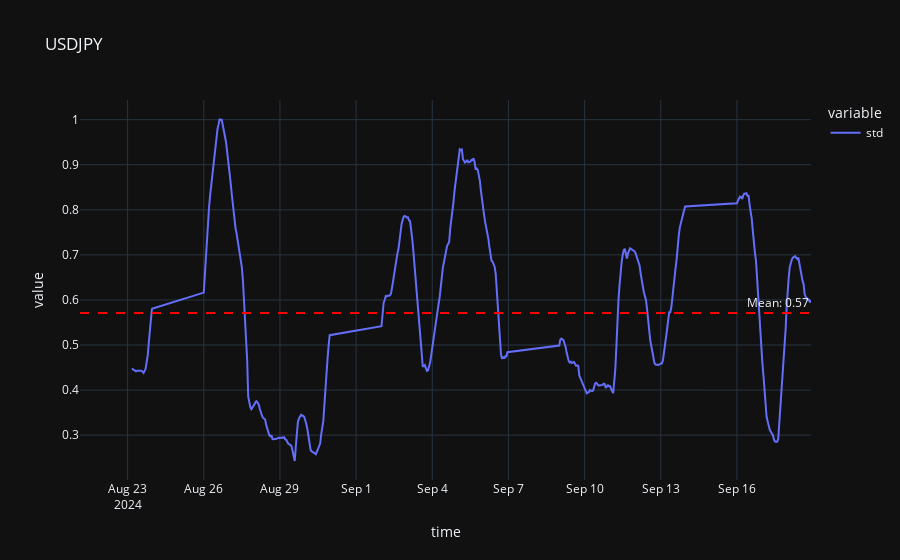
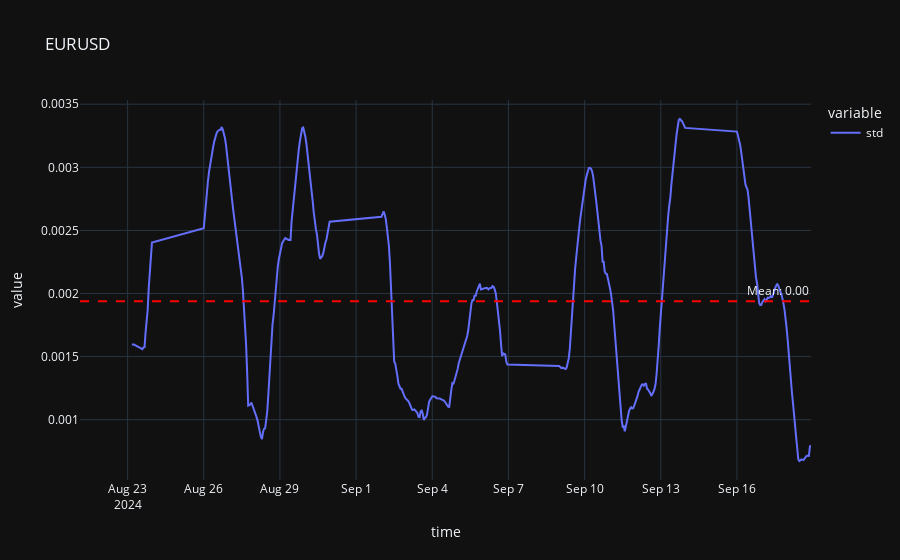
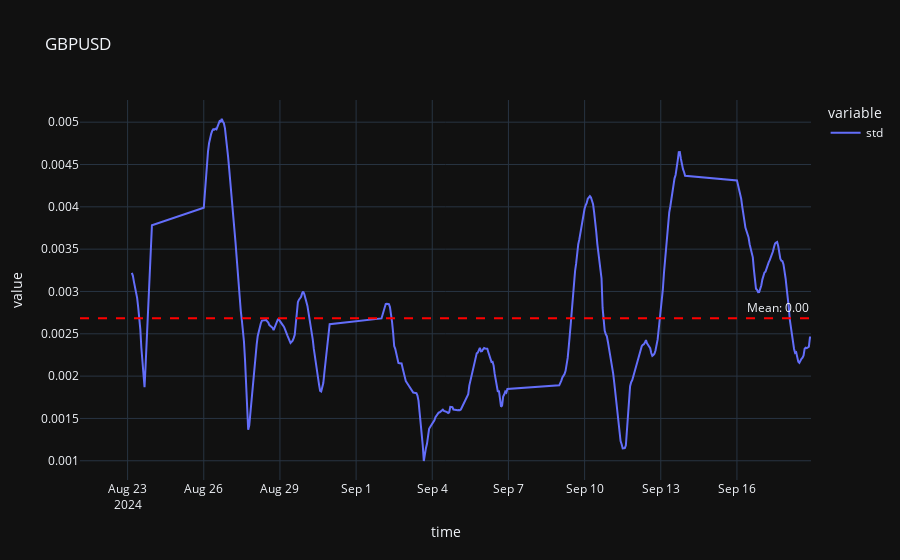
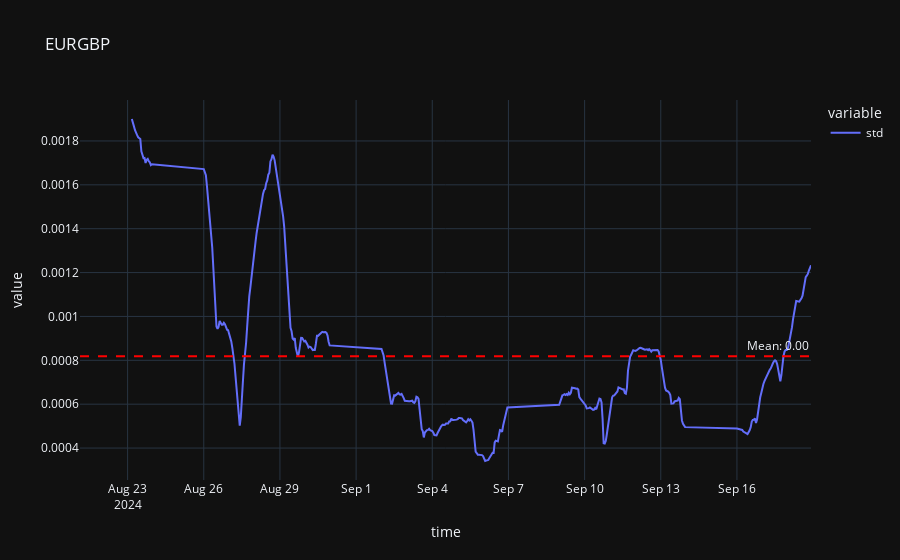

The notebook cell saved with these charts, in order:
### Code cell
for symbol, df in mtd.data.items():
    df['mean'] = df['close'].rolling(window=WINDOW_FACTOR).mean()
    df['std'] = df['close'].rolling(window=WINDOW_FACTOR).std()

    # Calculate the average deviation for all candles
    df['expanding-dev'] = df['std'].expanding().mean()

    mean_value = df['std'].mean()
    fig = px.line(df, x='time', y=['std'], title=symbol, template="plotly_dark", render_mode="SVG")
    fig.add_hline(y=mean_value, line_dash="dash", line_color="red", annotation_text=f"Mean: {mean_value:.2f}")
    fig.show()

### Figure 1 — Plotly figure (JSON) as saved in the notebook; plotly's stock layout.template omitted (floating-point values rounded to 4 significant figures; data arrays with more than 128 entries replaced by an {"elided": "..."} marker saying what was removed)
{"data": [{"hovertemplate": "variable=std<br>time=%{x}<br>value=%{y}<extra></extra>", "legendgroup": "std", "line": {"color": "#636efa", "dash": "solid"}, "marker": {"symbol": "circle"}, "mode": "lines", "name": "std", "orientation": "v", "showlegend": true, "type": "scatter", "x": {"elided": "500 str values"}, "xaxis": "x", "y": {"elided": "500 float values"}, "yaxis": "y"}], "layout": {"annotations": [{"showarrow": false, "text": "Mean: 0.57", "x": 1, "xanchor": "right", "xref": "x domain", "y": 0.5712, "yanchor": "bottom", "yref": "y"}], "legend": {"title": {"text": "variable"}, "tracegroupgap": 0}, "shapes": [{"line": {"color": "red", "dash": "dash"}, "type": "line", "x0": 0, "x1": 1, "xref": "x domain", "y0": 0.5712, "y1": 0.5712, "yref": "y"}], "title": {"text": "USDJPY"}, "xaxis": {"anchor": "y", "domain": [0, 1], "title": {"text": "time"}}, "yaxis": {"anchor": "x", "domain": [0, 1], "title": {"text": "value"}}}}

### Figure 2 — Plotly figure (JSON) as saved in the notebook; plotly's stock layout.template omitted (floating-point values rounded to 4 significant figures; data arrays with more than 128 entries replaced by an {"elided": "..."} marker saying what was removed)
{"data": [{"hovertemplate": "variable=std<br>time=%{x}<br>value=%{y}<extra></extra>", "legendgroup": "std", "line": {"color": "#636efa", "dash": "solid"}, "marker": {"symbol": "circle"}, "mode": "lines", "name": "std", "orientation": "v", "showlegend": true, "type": "scatter", "x": {"elided": "500 str values"}, "xaxis": "x", "y": {"elided": "500 float values"}, "yaxis": "y"}], "layout": {"annotations": [{"showarrow": false, "text": "Mean: 0.00", "x": 1, "xanchor": "right", "xref": "x domain", "y": 0.001938, "yanchor": "bottom", "yref": "y"}], "legend": {"title": {"text": "variable"}, "tracegroupgap": 0}, "shapes": [{"line": {"color": "red", "dash": "dash"}, "type": "line", "x0": 0, "x1": 1, "xref": "x domain", "y0": 0.001938, "y1": 0.001938, "yref": "y"}], "title": {"text": "EURUSD"}, "xaxis": {"anchor": "y", "domain": [0, 1], "title": {"text": "time"}}, "yaxis": {"anchor": "x", "domain": [0, 1], "title": {"text": "value"}}}}

### Figure 3 — Plotly figure (JSON) as saved in the notebook; plotly's stock layout.template omitted (floating-point values rounded to 4 significant figures; data arrays with more than 128 entries replaced by an {"elided": "..."} marker saying what was removed)
{"data": [{"hovertemplate": "variable=std<br>time=%{x}<br>value=%{y}<extra></extra>", "legendgroup": "std", "line": {"color": "#636efa", "dash": "solid"}, "marker": {"symbol": "circle"}, "mode": "lines", "name": "std", "orientation": "v", "showlegend": true, "type": "scatter", "x": {"elided": "500 str values"}, "xaxis": "x", "y": {"elided": "500 float values"}, "yaxis": "y"}], "layout": {"annotations": [{"showarrow": false, "text": "Mean: 0.00", "x": 1, "xanchor": "right", "xref": "x domain", "y": 0.002683, "yanchor": "bottom", "yref": "y"}], "legend": {"title": {"text": "variable"}, "tracegroupgap": 0}, "shapes": [{"line": {"color": "red", "dash": "dash"}, "type": "line", "x0": 0, "x1": 1, "xref": "x domain", "y0": 0.002683, "y1": 0.002683, "yref": "y"}], "title": {"text": "GBPUSD"}, "xaxis": {"anchor": "y", "domain": [0, 1], "title": {"text": "time"}}, "yaxis": {"anchor": "x", "domain": [0, 1], "title": {"text": "value"}}}}

### Figure 4 — Plotly figure (JSON) as saved in the notebook; plotly's stock layout.template omitted (floating-point values rounded to 4 significant figures; data arrays with more than 128 entries replaced by an {"elided": "..."} marker saying what was removed)
{"data": [{"hovertemplate": "variable=std<br>time=%{x}<br>value=%{y}<extra></extra>", "legendgroup": "std", "line": {"color": "#636efa", "dash": "solid"}, "marker": {"symbol": "circle"}, "mode": "lines", "name": "std", "orientation": "v", "showlegend": true, "type": "scatter", "x": {"elided": "500 str values"}, "xaxis": "x", "y": {"elided": "500 float values"}, "yaxis": "y"}], "layout": {"annotations": [{"showarrow": false, "text": "Mean: 0.00", "x": 1, "xanchor": "right", "xref": "x domain", "y": 0.000818, "yanchor": "bottom", "yref": "y"}], "legend": {"title": {"text": "variable"}, "tracegroupgap": 0}, "shapes": [{"line": {"color": "red", "dash": "dash"}, "type": "line", "x0": 0, "x1": 1, "xref": "x domain", "y0": 0.000818, "y1": 0.000818, "yref": "y"}], "title": {"text": "EURGBP"}, "xaxis": {"anchor": "y", "domain": [0, 1], "title": {"text": "time"}}, "yaxis": {"anchor": "x", "domain": [0, 1], "title": {"text": "value"}}}}
